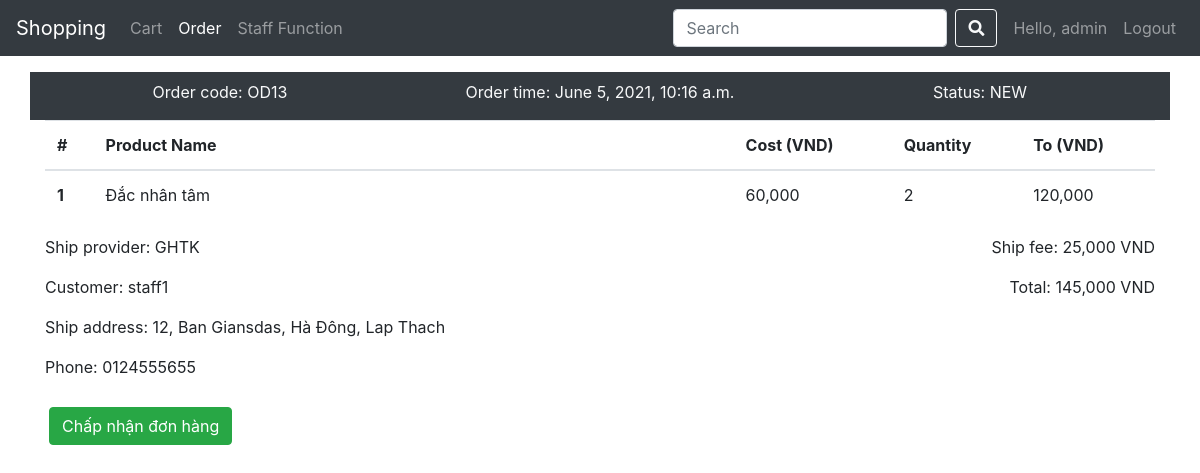
/order_detail/13/ (signed in), run on an earlier commit of the app's database.
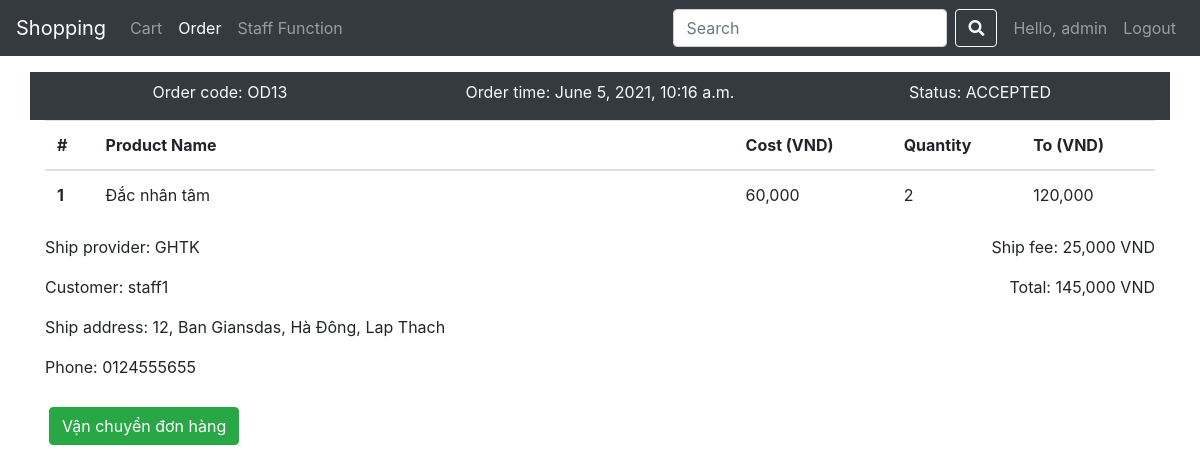
And on a later commit of the database.
### business/models.py (models this page shows, shortened)
class Order(models.Model):
  customer = models.ForeignKey(Customer, related_name="order", on_delete=models.CASCADE)
  order_time = models.DateTimeField(auto_now_add=True)
  order_status = models.CharField(choices=ORDER_STATUS, default="NEW", max_length=10)
  total = models.FloatField()

class Shipment(models.Model):
  order = models.OneToOneField(Order, related_name="shipment", on_delete=models.CASCADE)
  ship_provider = models.CharField(max_length=100)
  ship_fee = models.FloatField()
  pickup_date = models.DateField(blank=True, null=True)
  expected_ship_date = models.DateField(blank=True, null=True)
  ship_address = models.ForeignKey(Address, on_delete=models.CASCADE, null=True)

class Customer(models.Model):
  user = models.OneToOneField(User, related_name="customer_info", on_delete=models.CASCADE)
  phone = models.CharField(max_length=15, blank=True, null=True)

class Address(models.Model):
  address_type = models.CharField(max_length=100)
  apartment_number = models.CharField(max_length=100, null=True)
  street = models.CharField(max_length=100, null=True)
  distric = models.CharField(max_length=100, null=True)
  city_or_province = models.CharField(max_length=100, null=True)
  phone = models.CharField(max_length=15, null=True)
  customer = models.ForeignKey(Customer, related_name="address", on_delete=models.CASCADE)
  @property
  def get_detailed_address(self):
    return f"{self.apartment_number}, {self.street}, {self.distric}, {self.city_or_province}"

### business/views.py (the view)
# urls.py: path("order_detail/<int:pk>/", views.order_detail, name="order_detail"),
@user_passes_test(lambda user : user.is_staff)
def order_detail(request, pk):
  order = Order.objects.get(pk=pk)
  cartItems = []
  for cartItem in CartItem.objects.filter(order=order):
    cartItems.append(cartItem)
  context = {
    "order": order,
    "cartItems": cartItems,
  }
  return render(request, "order_detail.html", context)

### templates/order_detail.html (shortened to what this page needs)
{% extends "base.html" %}
{% load static %}
{% load humanize %}
{% block content %}
<div class="container mt-3">
<div class="order-item">
  <div class="order-info bg-dark text-light row pt-2">
    <p class="col-4">Order code: OD{{ order.pk }}</p>
    <p class="col-4">Order time: {{ order.order_time }}</p>
    <p class="col-4">Status: {{ order.get_order_status_display }}</p>
  </div>
  <div class="cart-items">
    <table class="table">
      <thead>
        <tr>
          <th scope="col">#</th>
          <th scope="col">Product Name</th>
          <th scope="col">Cost (VND)</th>
          <th scope="col">Quantity</th>
          <th scope="col">To (VND)</th>
        </tr>
      </thead>
      <tbody>
        {% load mathfilters %}
        {% for cartItem in cartItems %}
        <tr>
          <th scope="row">{{ forloop.counter }}</th>
          <td style="width: 40rem;">{{ cartItem.item.name }}</td>
          <td>{{ cartItem.item.cost|floatformat:0|intcomma }}</td>
          <td>{{ cartItem.quantity }}</td>
          <td class="item-price" data-amount="{{ cartItem.item.cost|mul:cartItem.quantity }}">{{ cartItem.item.cost|mul:cartItem.quantity|floatformat:0|intcomma }}</td>
        </tr>
        {% endfor %}
      </tbody>
    </table>
  </div>
  <div class="ship-info row">
    <div class="col-8">
      <p>Ship provider: {{ order.shipment.ship_provider }}</p>
      <p>Customer: {{ order.customer.user }} </p>
      <p>Ship address: {{ order.shipment.ship_address.get_detailed_address }}</p>
      <p>Phone: {{ order.shipment.ship_address.phone }}</p>
    </div>
    <div class="col-4 d-flex" style="flex-direction: column; align-items: flex-end;">
      <p>Ship fee: {{ order.shipment.ship_fee|floatformat:0|intcomma }} VND</p>
      <p>Total: {{ order.total|floatformat:0|intcomma }} VND</p>
    </div>
  </div>
  {% with status=order.order_status %}
  <form action="{% url 'order_management' 'status'%}" method="post" class="mt-2">
    {% if status == "NEW" %}
    <button class="btn btn-success m-1">Chấp nhận đơn hàng</button>
    {% elif status == "ACCEPTED"%}
    <button class="btn btn-success m-1">Vận chuyển đơn hàng</button>
    {% elif status == "DELIVERING" %}
    <input type="hidden" name="order_status" value="COMPLETED">
    <button class="btn btn-success m-1">Hoàn thành đơn hàng</button>
    {% endif %}
    {% endwith %}
  </form>
</div>
</div>
{% endblock %}

What changed in the data, as far as the page shows it:
changed Order "GHTK": order_status "NEW" → "ACCEPTED"
Also different on the page:
text no longer shown: "Chấp nhận đơn hàng"
text now shown: "Vận chuyển đơn hàng"
